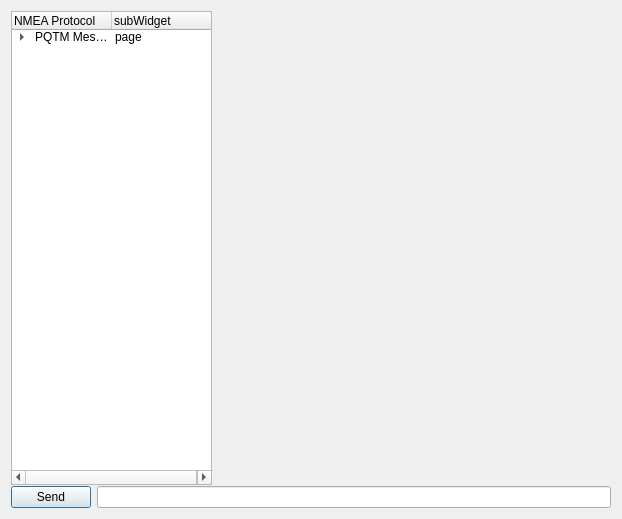
<?xml version="1.0" encoding="UTF-8"?>
<ui version="4.0">
 <class>configuration_LG69TAS</class>
 <widget class="QDialog" name="configuration_LG69TAS">
  <property name="geometry">
   <rect>
    <x>0</x>
    <y>0</y>
    <width>622</width>
    <height>519</height>
   </rect>
  </property>
  <property name="minimumSize">
   <size>
    <width>622</width>
    <height>519</height>
   </size>
  </property>
  <property name="windowTitle">
   <string>Dialog</string>
  </property>
  <layout class="QGridLayout" name="gridLayout_25">
   <item row="1" column="0" colspan="2">
    <layout class="QHBoxLayout" name="horizontalLayout">
     <item>
      <widget class="QPushButton" name="pushButton_send">
       <property name="text">
        <string>Send</string>
       </property>
      </widget>
     </item>
     <item>
      <widget class="QLineEdit" name="lineEditCommand"/>
     </item>
    </layout>
   </item>
   <item row="0" column="0">
    <widget class="QTreeWidget" name="treeWidget">
     <property name="minimumSize">
      <size>
       <width>201</width>
       <height>474</height>
      </size>
     </property>
     <property name="maximumSize">
      <size>
       <width>201</width>
       <height>474</height>
      </size>
     </property>
     <property name="verticalScrollBarPolicy">
      <enum>Qt::ScrollBarAsNeeded</enum>
     </property>
     <property name="horizontalScrollBarPolicy">
      <enum>Qt::ScrollBarAsNeeded</enum>
     </property>
     <property name="tabKeyNavigation">
      <bool>false</bool>
     </property>
     <property name="expandsOnDoubleClick">
      <bool>true</bool>
     </property>
     <property name="columnCount">
      <number>2</number>
     </property>
     <column>
      <property name="text">
       <string>NMEA Protocol</string>
      </property>
     </column>
     <column>
      <property name="text">
       <string>subWidget</string>
      </property>
     </column>
     <item>
      <property name="text">
       <string>PQTM Message</string>
      </property>
      <property name="text">
       <string>page</string>
      </property>
      <item>
       <property name="text">
        <string>PQTMSRR</string>
       </property>
       <property name="text">
        <string>page_PQTMSRR</string>
       </property>
      </item>
      <item>
       <property name="text">
        <string>PQTMCFGPORT</string>
       </property>
       <property name="text">
        <string>page_PQTMCFGPORT</string>
       </property>
      </item>
      <item>
       <property name="text">
        <string>PQTM_SET_GET_RECVMODE</string>
       </property>
       <property name="text">
        <string>page_PQTM_SET_GET_RECVMODE</string>
       </property>
      </item>
      <item>
       <property name="text">
        <string>PQTM_SET_GET_MSMMODE</string>
       </property>
       <property name="text">
        <string>page_PQTM_SET_GET_MSMMODE</string>
       </property>
      </item>
      <item>
       <property name="text">
        <string>PQTM_SET_GET_CONSTMASK</string>
       </property>
       <property name="text">
        <string>page_PQTM_SET_GET_CONSTMASK</string>
       </property>
      </item>
      <item>
       <property name="text">
        <string>PQTMSAVEPAR</string>
       </property>
       <property name="text">
        <string>page_PQTMSAVEPAR</string>
       </property>
      </item>
      <item>
       <property name="text">
        <string>PQTMRESTOREPAR</string>
       </property>
       <property name="text">
        <string>page_PQTMRESTOREPAR</string>
       </property>
      </item>
      <item>
       <property name="text">
        <string>PQTMVERNO</string>
       </property>
       <property name="text">
        <string>page_PQTMVERNO</string>
       </property>
      </item>
     </item>
    </widget>
   </item>
   <item row="0" column="1">
    <widget class="QStackedWidget" name="stackedWidget">
     <property name="minimumSize">
      <size>
       <width>400</width>
       <height>474</height>
      </size>
     </property>
     <property name="maximumSize">
      <size>
       <width>417</width>
       <height>474</height>
      </size>
     </property>
     <property name="currentIndex">
      <number>0</number>
     </property>
     <widget class="QWidget" name="page"/>
     <widget class="QWidget" name="page_PQTMSRR">
      <layout class="QGridLayout" name="gridLayout_227">
       <item row="0" column="0">
        <widget class="QLabel" name="label_473">
         <property name="text">
          <string>$PQTMSRR</string>
         </property>
        </widget>
       </item>
       <item row="1" column="0" colspan="2">
        <widget class="Line" name="line_121">
         <property name="orientation">
          <enum>Qt::Horizontal</enum>
         </property>
        </widget>
       </item>
       <item row="2" column="0">
        <widget class="QLabel" name="label_474">
         <property name="text">
          <string>Executes a system reset.</string>
         </property>
        </widget>
       </item>
       <item row="3" column="1">
        <spacer name="verticalSpacer_121">
         <property name="orientation">
          <enum>Qt::Vertical</enum>
         </property>
         <property name="sizeHint" stdset="0">
          <size>
           <width>20</width>
           <height>91</height>
          </size>
         </property>
        </spacer>
       </item>
       <item row="4" column="0">
        <spacer name="horizontalSpacer_121">
         <property name="orientation">
          <enum>Qt::Horizontal</enum>
         </property>
         <property name="sizeHint" stdset="0">
          <size>
           <width>198</width>
           <height>20</height>
          </size>
         </property>
        </spacer>
       </item>
       <item row="4" column="1">
        <widget class="QPushButton" name="GC_PQTMSRR">
         <property name="text">
          <string>Generating code</string>
         </property>
        </widget>
       </item>
      </layout>
     </widget>
     <widget class="QWidget" name="page_PQTMCFGPORT">
      <layout class="QGridLayout" name="gridLayout_13">
       <item row="0" column="0">
        <widget class="QLabel" name="label_483">
         <property name="text">
          <string>$PQTMCFGPORT</string>
         </property>
        </widget>
       </item>
       <item row="1" column="0" colspan="3">
        <widget class="Line" name="line_122">
         <property name="orientation">
          <enum>Qt::Horizontal</enum>
         </property>
        </widget>
       </item>
       <item row="2" column="0" colspan="3">
        <widget class="QLabel" name="label_475">
         <property name="text">
          <string>Sets a communication port or gets a communication port 
configuration.</string>
         </property>
        </widget>
       </item>
       <item row="3" column="0" colspan="3">
        <widget class="QGroupBox" name="groupBox">
         <property name="title">
          <string/>
         </property>
         <layout class="QGridLayout" name="gridLayout_11">
          <item row="0" column="0">
           <widget class="QLabel" name="label_2">
            <property name="text">
             <string>PortType</string>
            </property>
           </widget>
          </item>
          <item row="0" column="1">
           <widget class="QComboBox" name="comboBox_PortType">
            <item>
             <property name="text">
              <string>0 = UART1</string>
             </property>
            </item>
            <item>
             <property name="text">
              <string>1 = UART2</string>
             </property>
            </item>
           </widget>
          </item>
         </layout>
        </widget>
       </item>
       <item row="4" column="0" colspan="3">
        <widget class="QGroupBox" name="groupBox_4">
         <property name="title">
          <string>ProtocolType</string>
         </property>
         <layout class="QGridLayout" name="gridLayout">
          <item row="0" column="0">
           <widget class="QCheckBox" name="checkBox_NMEAInput">
            <property name="text">
             <string>NMEA input</string>
            </property>
           </widget>
          </item>
          <item row="0" column="1">
           <widget class="QCheckBox" name="checkBox_NMEAOutput">
            <property name="text">
             <string>NMEA output</string>
            </property>
           </widget>
          </item>
          <item row="0" column="2">
           <widget class="QCheckBox" name="checkBox_RTCMOutput">
            <property name="text">
             <string>RTCM output</string>
            </property>
           </widget>
          </item>
         </layout>
        </widget>
       </item>
       <item row="5" column="0" colspan="3">
        <widget class="QGroupBox" name="groupBox_5">
         <property name="title">
          <string/>
         </property>
         <layout class="QGridLayout" name="gridLayout_12">
          <item row="0" column="1">
           <widget class="QComboBox" name="comboBox_BaudRate">
            <item>
             <property name="text">
              <string>115200</string>
             </property>
            </item>
            <item>
             <property name="text">
              <string>230400</string>
             </property>
            </item>
            <item>
             <property name="text">
              <string>460800</string>
             </property>
            </item>
            <item>
             <property name="text">
              <string>921600</string>
             </property>
            </item>
           </widget>
          </item>
          <item row="0" column="0">
           <widget class="QLabel" name="label_5">
            <property name="text">
             <string>BaudRate</string>
            </property>
           </widget>
          </item>
         </layout>
        </widget>
       </item>
       <item row="6" column="2">
        <spacer name="verticalSpacer">
         <property name="orientation">
          <enum>Qt::Vertical</enum>
         </property>
         <property name="sizeHint" stdset="0">
          <size>
           <width>20</width>
           <height>167</height>
          </size>
         </property>
        </spacer>
       </item>
       <item row="7" column="0">
        <spacer name="horizontalSpacer">
         <property name="orientation">
          <enum>Qt::Horizontal</enum>
         </property>
         <property name="sizeHint" stdset="0">
          <size>
           <width>194</width>
           <height>20</height>
          </size>
         </property>
        </spacer>
       </item>
       <item row="7" column="1">
        <widget class="QPushButton" name="poll_PQTMCFGPORT">
         <property name="text">
          <string>Poll</string>
         </property>
        </widget>
       </item>
       <item row="7" column="2">
        <widget class="QPushButton" name="GC_PQTMCFGPORT">
         <property name="text">
          <string>Generating code</string>
         </property>
        </widget>
       </item>
      </layout>
     </widget>
     <widget class="QWidget" name="page_PQTM_SET_GET_RECVMODE">
      <layout class="QGridLayout" name="gridLayout_3">
       <item row="0" column="0">
        <widget class="QLabel" name="label_490">
         <property name="text">
          <string>$PQTM_SET_GET_RECVMODE</string>
         </property>
        </widget>
       </item>
       <item row="1" column="0" colspan="3">
        <widget class="Line" name="line_123">
         <property name="orientation">
          <enum>Qt::Horizontal</enum>
         </property>
        </widget>
       </item>
       <item row="2" column="0">
        <widget class="QLabel" name="label_476">
         <property name="text">
          <string>Sets/Gets the receiver mode.</string>
         </property>
        </widget>
       </item>
       <item row="3" column="0" colspan="3">
        <widget class="QGroupBox" name="groupBox_2">
         <property name="title">
          <string/>
         </property>
         <layout class="QGridLayout" name="gridLayout_2">
          <item row="0" column="0">
           <widget class="QLabel" name="label_6">
            <property name="text">
             <string>Mode</string>
            </property>
           </widget>
          </item>
          <item row="0" column="1">
           <widget class="QComboBox" name="comboBox_PQTMRECVMODE">
            <property name="currentIndex">
             <number>1</number>
            </property>
            <item>
             <property name="text">
              <string>0 = None</string>
             </property>
            </item>
            <item>
             <property name="text">
              <string>1 = Survey-in (default)</string>
             </property>
            </item>
            <item>
             <property name="text">
              <string>2 = Fixed with ECEF coordinate</string>
             </property>
            </item>
           </widget>
          </item>
          <item row="1" column="0">
           <widget class="QLabel" name="label_Du">
            <property name="text">
             <string>Duration</string>
            </property>
           </widget>
          </item>
          <item row="1" column="1">
           <widget class="QLineEdit" name="lineEdit_PQTMRECVMODE_Du">
            <property name="alignment">
             <set>Qt::AlignRight|Qt::AlignTrailing|Qt::AlignVCenter</set>
            </property>
            <property name="placeholderText">
             <string>Range[0–60000](s)</string>
            </property>
           </widget>
          </item>
          <item row="2" column="0">
           <widget class="QLabel" name="label_AH">
            <property name="text">
             <string>AntHeight</string>
            </property>
           </widget>
          </item>
          <item row="2" column="1">
           <widget class="QLineEdit" name="lineEdit_PQTMRECVMODE_AH">
            <property name="alignment">
             <set>Qt::AlignRight|Qt::AlignTrailing|Qt::AlignVCenter</set>
            </property>
            <property name="placeholderText">
             <string>Range[0–6.5535](Meter)</string>
            </property>
           </widget>
          </item>
          <item row="3" column="0">
           <widget class="QLabel" name="label_X">
            <property name="text">
             <string>ECEF_X</string>
            </property>
           </widget>
          </item>
          <item row="3" column="1">
           <widget class="QLineEdit" name="lineEdit_PQTMRECVMODE_X">
            <property name="alignment">
             <set>Qt::AlignRight|Qt::AlignTrailing|Qt::AlignVCenter</set>
            </property>
            <property name="placeholderText">
             <string>WGS84 ECEF X coordinate of ARP position</string>
            </property>
           </widget>
          </item>
          <item row="4" column="0">
           <widget class="QLabel" name="label_Y">
            <property name="text">
             <string>ECEF_Y</string>
            </property>
           </widget>
          </item>
          <item row="4" column="1">
           <widget class="QLineEdit" name="lineEdit_PQTMRECVMODE_Y">
            <property name="alignment">
             <set>Qt::AlignRight|Qt::AlignTrailing|Qt::AlignVCenter</set>
            </property>
            <property name="placeholderText">
             <string>WGS84 ECEF Y coordinate of ARP position</string>
            </property>
           </widget>
          </item>
          <item row="5" column="0">
           <widget class="QLabel" name="label_Z">
            <property name="text">
             <string>ECEF_Z</string>
            </property>
           </widget>
          </item>
          <item row="5" column="1">
           <widget class="QLineEdit" name="lineEdit_PQTMRECVMODE_Z">
            <property name="alignment">
             <set>Qt::AlignRight|Qt::AlignTrailing|Qt::AlignVCenter</set>
            </property>
            <property name="placeholderText">
             <string>WGS84 ECEF Z coordinate of ARP position</string>
            </property>
           </widget>
          </item>
         </layout>
        </widget>
       </item>
       <item row="4" column="2">
        <spacer name="verticalSpacer_123">
         <property name="orientation">
          <enum>Qt::Vertical</enum>
         </property>
         <property name="sizeHint" stdset="0">
          <size>
           <width>20</width>
           <height>331</height>
          </size>
         </property>
        </spacer>
       </item>
       <item row="5" column="0">
        <spacer name="horizontalSpacer_123">
         <property name="orientation">
          <enum>Qt::Horizontal</enum>
         </property>
         <property name="sizeHint" stdset="0">
          <size>
           <width>214</width>
           <height>18</height>
          </size>
         </property>
        </spacer>
       </item>
       <item row="5" column="1">
        <widget class="QPushButton" name="poll_PQTM_SET_GET_RECVMODE">
         <property name="text">
          <string>Poll</string>
         </property>
        </widget>
       </item>
       <item row="5" column="2">
        <widget class="QPushButton" name="GC_PQTM_SET_GET_RECVMODE">
         <property name="text">
          <string>Generating code</string>
         </property>
        </widget>
       </item>
      </layout>
     </widget>
     <widget class="QWidget" name="page_PQTM_SET_GET_MSMMODE">
      <layout class="QGridLayout" name="gridLayout_5">
       <item row="0" column="0">
        <widget class="QLabel" name="label_494">
         <property name="text">
          <string>$PQTM_SET_GET_MSMMODE</string>
         </property>
        </widget>
       </item>
       <item row="1" column="0" colspan="3">
        <widget class="Line" name="line_125">
         <property name="orientation">
          <enum>Qt::Horizontal</enum>
         </property>
        </widget>
       </item>
       <item row="2" column="0" colspan="2">
        <widget class="QLabel" name="label_495">
         <property name="text">
          <string>Sets/Gets the RTCM MSM messages Type.</string>
         </property>
        </widget>
       </item>
       <item row="4" column="2">
        <spacer name="verticalSpacer_125">
         <property name="orientation">
          <enum>Qt::Vertical</enum>
         </property>
         <property name="sizeHint" stdset="0">
          <size>
           <width>20</width>
           <height>365</height>
          </size>
         </property>
        </spacer>
       </item>
       <item row="5" column="0">
        <spacer name="horizontalSpacer_125">
         <property name="orientation">
          <enum>Qt::Horizontal</enum>
         </property>
         <property name="sizeHint" stdset="0">
          <size>
           <width>214</width>
           <height>20</height>
          </size>
         </property>
        </spacer>
       </item>
       <item row="5" column="1">
        <widget class="QPushButton" name="poll_PQTM_SET_GET_MSMMODE">
         <property name="text">
          <string>Poll</string>
         </property>
        </widget>
       </item>
       <item row="5" column="2">
        <widget class="QPushButton" name="GC_PQTM_SET_GET_MSMMODE">
         <property name="text">
          <string>Generating code</string>
         </property>
        </widget>
       </item>
       <item row="3" column="0" colspan="3">
        <widget class="QGroupBox" name="groupBox_3">
         <property name="title">
          <string/>
         </property>
         <layout class="QGridLayout" name="gridLayout_4">
          <item row="0" column="0">
           <widget class="QLabel" name="label_12">
            <property name="text">
             <string>Mode</string>
            </property>
           </widget>
          </item>
          <item row="0" column="1">
           <widget class="QComboBox" name="comboBox_PQTMMSMMODE">
            <property name="minimumSize">
             <size>
              <width>250</width>
              <height>0</height>
             </size>
            </property>
            <item>
             <property name="text">
              <string>4 = MSM4 (default)</string>
             </property>
            </item>
            <item>
             <property name="text">
              <string>7 = MSM7</string>
             </property>
            </item>
           </widget>
          </item>
         </layout>
        </widget>
       </item>
      </layout>
     </widget>
     <widget class="QWidget" name="page_PQTM_SET_GET_CONSTMASK">
      <layout class="QGridLayout" name="gridLayout_7">
       <item row="0" column="0">
        <widget class="QLabel" name="label_498">
         <property name="text">
          <string>$PQTM_SET_GET_CONSTMASK</string>
         </property>
        </widget>
       </item>
       <item row="1" column="0" colspan="4">
        <widget class="Line" name="line_127">
         <property name="orientation">
          <enum>Qt::Horizontal</enum>
         </property>
        </widget>
       </item>
       <item row="2" column="0" colspan="2">
        <widget class="QLabel" name="label_499">
         <property name="text">
          <string>Sets/Gets the GNSS constellation mask.</string>
         </property>
        </widget>
       </item>
       <item row="3" column="0" colspan="4">
        <widget class="QGroupBox" name="groupBox_107">
         <property name="title">
          <string>Mask</string>
         </property>
         <layout class="QGridLayout" name="gridLayout_6">
          <item row="0" column="0">
           <widget class="QCheckBox" name="checkBox_GPS">
            <property name="text">
             <string>GPS</string>
            </property>
           </widget>
          </item>
          <item row="0" column="1">
           <widget class="QCheckBox" name="checkBox_Galileo">
            <property name="text">
             <string>Galileo</string>
            </property>
           </widget>
          </item>
          <item row="0" column="2">
           <widget class="QCheckBox" name="checkBox_BDS">
            <property name="text">
             <string>BDS</string>
            </property>
           </widget>
          </item>
          <item row="0" column="3">
           <widget class="QCheckBox" name="checkBox_QZSS">
            <property name="text">
             <string>QZSS</string>
            </property>
           </widget>
          </item>
         </layout>
        </widget>
       </item>
       <item row="4" column="2" colspan="2">
        <spacer name="verticalSpacer_127">
         <property name="orientation">
          <enum>Qt::Vertical</enum>
         </property>
         <property name="sizeHint" stdset="0">
          <size>
           <width>20</width>
           <height>379</height>
          </size>
         </property>
        </spacer>
       </item>
       <item row="5" column="0">
        <spacer name="horizontalSpacer_127">
         <property name="orientation">
          <enum>Qt::Horizontal</enum>
         </property>
         <property name="sizeHint" stdset="0">
          <size>
           <width>232</width>
           <height>20</height>
          </size>
         </property>
        </spacer>
       </item>
       <item row="5" column="1" colspan="2">
        <widget class="QPushButton" name="poll_PQTM_SET_GET_CONSTMASK">
         <property name="text">
          <string>Poll</string>
         </property>
        </widget>
       </item>
       <item row="5" column="3">
        <widget class="QPushButton" name="GC_PQTM_SET_GET_CONSTMASK">
         <property name="text">
          <string>Generating code</string>
         </property>
        </widget>
       </item>
      </layout>
     </widget>
     <widget class="QWidget" name="page_PQTMSAVEPAR">
      <layout class="QGridLayout" name="gridLayout_454">
       <item row="2" column="0" colspan="2">
        <widget class="QLabel" name="label_503">
         <property name="text">
          <string>Saves configurations of GNSS commands into NVM.</string>
         </property>
        </widget>
       </item>
       <item row="3" column="1">
        <spacer name="verticalSpacer_129">
         <property name="orientation">
          <enum>Qt::Vertical</enum>
         </property>
         <property name="sizeHint" stdset="0">
          <size>
           <width>20</width>
           <height>379</height>
          </size>
         </property>
        </spacer>
       </item>
       <item row="1" column="0" colspan="2">
        <widget class="Line" name="line_129">
         <property name="orientation">
          <enum>Qt::Horizontal</enum>
         </property>
        </widget>
       </item>
       <item row="4" column="0">
        <spacer name="horizontalSpacer_129">
         <property name="orientation">
          <enum>Qt::Horizontal</enum>
         </property>
         <property name="sizeHint" stdset="0">
          <size>
           <width>238</width>
           <height>20</height>
          </size>
         </property>
        </spacer>
       </item>
       <item row="4" column="1">
        <widget class="QPushButton" name="GC_PQTMSAVEPAR">
         <property name="text">
          <string>Generating code</string>
         </property>
        </widget>
       </item>
       <item row="0" column="0">
        <widget class="QLabel" name="label_502">
         <property name="text">
          <string>$PQTMSAVEPAR</string>
         </property>
        </widget>
       </item>
      </layout>
     </widget>
     <widget class="QWidget" name="page_PQTMRESTOREPAR">
      <layout class="QGridLayout" name="gridLayout_8">
       <item row="0" column="0">
        <widget class="QLabel" name="label_504">
         <property name="text">
          <string>$PQTMRESTOREPAR</string>
         </property>
        </widget>
       </item>
       <item row="1" column="0" colspan="2">
        <widget class="Line" name="line_130">
         <property name="orientation">
          <enum>Qt::Horizontal</enum>
         </property>
        </widget>
       </item>
       <item row="2" column="0">
        <widget class="QLabel" name="label_505">
         <property name="text">
          <string>Restores all configurations to default values.</string>
         </property>
        </widget>
       </item>
       <item row="3" column="1">
        <spacer name="verticalSpacer_130">
         <property name="orientation">
          <enum>Qt::Vertical</enum>
         </property>
         <property name="sizeHint" stdset="0">
          <size>
           <width>20</width>
           <height>365</height>
          </size>
         </property>
        </spacer>
       </item>
       <item row="4" column="0">
        <spacer name="horizontalSpacer_130">
         <property name="orientation">
          <enum>Qt::Horizontal</enum>
         </property>
         <property name="sizeHint" stdset="0">
          <size>
           <width>238</width>
           <height>20</height>
          </size>
         </property>
        </spacer>
       </item>
       <item row="4" column="1">
        <widget class="QPushButton" name="GC_PQTMRESTOREPAR">
         <property name="text">
          <string>Generating code</string>
         </property>
        </widget>
       </item>
      </layout>
     </widget>
     <widget class="QWidget" name="page_PQTMVERNO">
      <layout class="QGridLayout" name="gridLayout_10">
       <item row="0" column="0">
        <widget class="QLabel" name="label_506">
         <property name="text">
          <string>$PQTMVERNO</string>
         </property>
        </widget>
       </item>
       <item row="1" column="0" colspan="3">
        <widget class="Line" name="line_131">
         <property name="orientation">
          <enum>Qt::Horizontal</enum>
         </property>
        </widget>
       </item>
       <item row="2" column="0" colspan="2">
        <widget class="QLabel" name="label_507">
         <property name="text">
          <string>Queries the firmware version.</string>
         </property>
        </widget>
       </item>
       <item row="3" column="0" colspan="3">
        <widget class="QGroupBox" name="groupBox_214">
         <property name="title">
          <string/>
         </property>
         <layout class="QGridLayout" name="gridLayout_9">
          <item row="0" column="1">
           <widget class="QLineEdit" name="lineEdit_MainVersion">
            <property name="text">
             <string/>
            </property>
            <property name="alignment">
             <set>Qt::AlignRight|Qt::AlignTrailing|Qt::AlignVCenter</set>
            </property>
            <property name="placeholderText">
             <string>The main version string</string>
            </property>
           </widget>
          </item>
          <item row="0" column="0">
           <widget class="QLabel" name="label_481">
            <property name="text">
             <string>MainVersion</string>
            </property>
           </widget>
          </item>
         </layout>
        </widget>
       </item>
       <item row="4" column="2">
        <spacer name="verticalSpacer_131">
         <property name="orientation">
          <enum>Qt::Vertical</enum>
         </property>
         <property name="sizeHint" stdset="0">
          <size>
           <width>20</width>
           <height>351</height>
          </size>
         </property>
        </spacer>
       </item>
       <item row="5" column="1">
        <spacer name="horizontalSpacer_131">
         <property name="orientation">
          <enum>Qt::Horizontal</enum>
         </property>
         <property name="sizeHint" stdset="0">
          <size>
           <width>202</width>
           <height>20</height>
          </size>
         </property>
        </spacer>
       </item>
       <item row="5" column="2">
        <widget class="QPushButton" name="poll_PQTMVERNO">
         <property name="text">
          <string>Poll</string>
         </property>
        </widget>
       </item>
      </layout>
     </widget>
    </widget>
   </item>
  </layout>
 </widget>
 <resources/>
 <connections/>
</ui>
